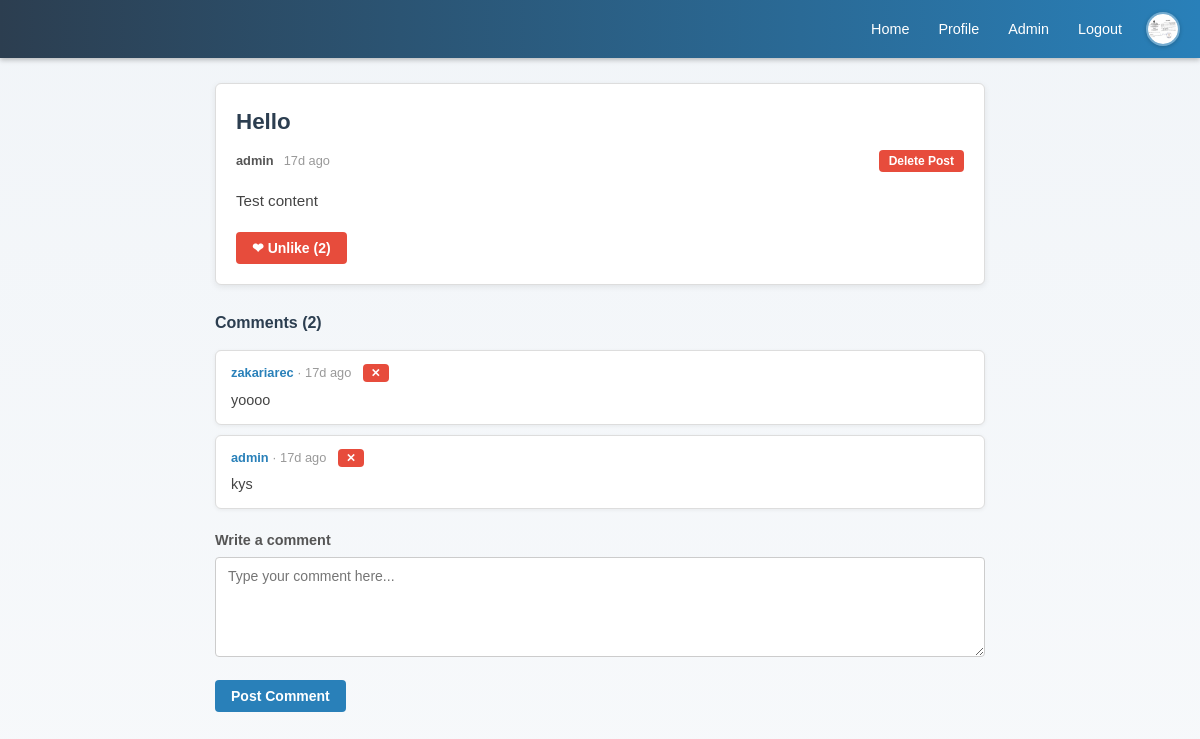
Screenshot of /post.php?id=1 (signed in) with the database file from the repository.
### tables this page shows
CREATE TABLE users (
                id         INTEGER PRIMARY KEY AUTOINCREMENT,
                username   TEXT NOT NULL UNIQUE,
                email      TEXT NOT NULL UNIQUE,
                password   TEXT NOT NULL,
                role       TEXT NOT NULL DEFAULT 'user',
                bio        TEXT DEFAULT '',
                avatar     TEXT DEFAULT '',
                created_at TEXT DEFAULT (datetime('now'))
            );

CREATE TABLE posts (
                id         INTEGER PRIMARY KEY AUTOINCREMENT,
                user_id    INTEGER NOT NULL,
                title      TEXT NOT NULL,
                content    TEXT NOT NULL,
                image      TEXT DEFAULT '',
                created_at TEXT DEFAULT (datetime('now')),
                FOREIGN KEY (user_id) REFERENCES users(id) ON DELETE CASCADE
            );

CREATE TABLE comments (
                id         INTEGER PRIMARY KEY AUTOINCREMENT,
                post_id    INTEGER NOT NULL,
                user_id    INTEGER NOT NULL,
                content    TEXT NOT NULL,
                created_at TEXT DEFAULT (datetime('now')),
                FOREIGN KEY (post_id) REFERENCES posts(id) ON DELETE CASCADE,
                FOREIGN KEY (user_id) REFERENCES users(id) ON DELETE CASCADE
            );

### post.php (the view, shortened to what this page needs)
<?php
require 'config.php';
requireLogin();
$me         = currentUser();
$postObj    = new Post();
$commentObj = new Comment();
$db         = Database::get();
$id   = (int)($_GET['id'] ?? 0);
$post = $postObj->getById($id);
$comments = $commentObj->getByPost($id);
$lcStmt = $db->prepare("SELECT COUNT(*) FROM likes WHERE post_id = ?");
$lcStmt->execute([$id]);
$likeCount = (int)$lcStmt->fetchColumn();
$likedStmt = $db->prepare("SELECT 1 FROM likes WHERE user_id = ? AND post_id = ?");
$likedStmt->execute([(int)$me['id'], $id]);
$liked = (bool)$likedStmt->fetch();
?>
<!DOCTYPE html>
<html lang="en">
<head>
    <link rel="stylesheet" href="style.css">
</head>
<body>
<?= nav() ?>
<main class="container">
    <article class="post-full">
        <section class="post-full-body">
            <h1 class="post-full-title"><?= h($post['title']) ?></h1>
            <header class="post-meta post-meta-main">
                <a href="profile.php?id=<?= $post['user_id'] ?>"><strong><?= h($post['username']) ?></strong></a>
                <time datetime="<?= h($post['created_at']) ?>"><?= timeAgo($post['created_at']) ?></time>
                <?php if ((int)$post['user_id'] === (int)$me['id'] || $me['role'] === 'admin'): ?>
                    <form method="POST" class="push-right">
                        <button class="btn btn-danger btn-sm" type="submit"
                                onclick="return confirm('Delete this post?')">Delete Post</button>
                    </form>
                <?php endif; ?>
            </header>
            <p class="post-full-content"><?= h($post['content']) ?></p>
            <form method="POST" class="like-form">
                <button class="btn <?= $liked ? 'btn-danger' : 'btn-outline' ?>" type="submit">
                    &#10084; <?= $liked ? 'Unlike' : 'Like' ?> (<?= $likeCount ?>)
                </button>
            </form>
        </section>
    </article>
    <section class="comments-section">
        <h3 class="comments-title">Comments (<?= count($comments) ?>)</h3>
        <?php if (empty($comments)): ?>
            <p class="text-muted">No comments yet. Be the first!</p>
        <?php else: ?>
            <section class="comment-list">
                <?php foreach ($comments as $c): ?>
                    <article class="comment">
                        <header class="comment-meta">
                            <a href="profile.php?id=<?= $c['user_id'] ?>"><strong><?= h($c['username']) ?></strong></a>
                            &middot; <?= timeAgo($c['created_at']) ?>
                            <?php if ($me['role'] === 'admin'): ?>
                                <form method="POST" class="comment-delete-form">
                                    <button class="btn btn-danger btn-sm btn-icon" type="submit"
                                            onclick="return confirm('Delete this comment?')">&#x2715;</button>
                                </form>
                            <?php endif; ?>
                        </header>
                        <p class="comment-text"><?= nl2br(h($c['content'])) ?></p>
                    </article>
                <?php endforeach; ?>
            </section>
        <?php endif; ?>
        <form method="POST">
            <div class="form-group">
                <label class="form-label" for="comment-text">Write a comment</label>
                <textarea class="form-control" id="comment-text" name="content"
                          placeholder="Type your comment here..." required rows="3"></textarea>
            </div>
            <button class="btn btn-primary" type="submit">Post Comment</button>
        </form>
    </section>
</main>
</body>
</html>

### config.php (shortened to what this page needs)
<?php
class Database {
    private static ?PDO $instance = null;
    public static function get(): PDO {
        if (self::$instance === null) {
            self::$instance = new PDO('sqlite:' . DB_PATH);
            self::$instance->setAttribute(PDO::ATTR_ERRMODE, PDO::ERRMODE_EXCEPTION);
            self::$instance->setAttribute(PDO::ATTR_DEFAULT_FETCH_MODE, PDO::FETCH_ASSOC);
            self::$instance->exec('PRAGMA foreign_keys = ON;');
            self::seed(self::$instance);
        }
        return self::$instance;
    }
    private static function seed(PDO $db): void {
        $db->exec("
            CREATE TABLE IF NOT EXISTS users (
                id         INTEGER PRIMARY KEY AUTOINCREMENT,
                username   TEXT NOT NULL UNIQUE,
                email      TEXT NOT NULL UNIQUE,
                password   TEXT NOT NULL,
                role       TEXT NOT NULL DEFAULT 'user',
                bio        TEXT DEFAULT '',
                avatar     TEXT DEFAULT '',
                created_at TEXT DEFAULT (datetime('now'))
            );
            CREATE TABLE IF NOT EXISTS posts (
                id         INTEGER PRIMARY KEY AUTOINCREMENT,
                user_id    INTEGER NOT NULL,
                title      TEXT NOT NULL,
                content    TEXT NOT NULL,
                image      TEXT DEFAULT '',
                created_at TEXT DEFAULT (datetime('now')),
                FOREIGN KEY (user_id) REFERENCES users(id) ON DELETE CASCADE
            );
            CREATE TABLE IF NOT EXISTS comments (
                id         INTEGER PRIMARY KEY AUTOINCREMENT,
                post_id    INTEGER NOT NULL,
                user_id    INTEGER NOT NULL,
                content    TEXT NOT NULL,
                created_at TEXT DEFAULT (datetime('now')),
                FOREIGN KEY (post_id) REFERENCES posts(id) ON DELETE CASCADE,
                FOREIGN KEY (user_id) REFERENCES users(id) ON DELETE CASCADE
            );
            CREATE TABLE IF NOT EXISTS likes (
                user_id    INTEGER NOT NULL,
                post_id    INTEGER NOT NULL,
                PRIMARY KEY (user_id, post_id),
                FOREIGN KEY (user_id) REFERENCES users(id) ON DELETE CASCADE,
                FOREIGN KEY (post_id) REFERENCES posts(id) ON DELETE CASCADE
            );
        ");
        if ($db->query("SELECT COUNT(*) FROM users")->fetchColumn() == 0) {
            $hash = password_hash('admin123', PASSWORD_DEFAULT);
            $db->exec("INSERT INTO users (username, email, password, role) VALUES ('admin', 'admin@blog.com', '$hash', 'admin')");
        }
    }
}
class User {
    private PDO $db;
    public function __construct() { $this->db = Database::get(); }
    public function getById(int $id): ?array {
        $s = $this->db->prepare("SELECT * FROM users WHERE id=?");
        $s->execute([$id]);
        return $s->fetch() ?: null;
    }
}
class Post {
    private PDO $db;
    public function __construct() { $this->db = Database::get(); }
    public function getById(int $id): ?array {
        $s = $this->db->prepare("SELECT p.*, u.username FROM posts p JOIN users u ON u.id=p.user_id WHERE p.id=?");
        $s->execute([$id]);
        return $s->fetch() ?: null;
    }
}
class Comment {
    private PDO $db;
    public function __construct() { $this->db = Database::get(); }
    public function getByPost(int $postId): array {
        $s = $this->db->prepare("SELECT c.*, u.username FROM comments c JOIN users u ON u.id=c.user_id WHERE c.post_id=? ORDER BY c.created_at ASC");
        $s->execute([$postId]);
        return $s->fetchAll();
    }
}
function h(string $s): string { return htmlspecialchars($s, ENT_QUOTES, 'UTF-8'); }
function timeAgo(string $dt): string {
    $d = time() - strtotime($dt);
    return floor($d/86400) . 'd ago';
}
function currentUser(): ?array {
    static $u = null;
    if ($u === null) {
        $obj = new User();
        $u   = $obj->getById((int)$_SESSION['user_id']);
    }
    return $u;
}
function requireLogin(): void {
    if (empty($_SESSION['user_id']) || currentUser() === null) {
        header('Location: login.php'); exit;
    }
}
function nav(): string {
    $me   = currentUser();
    $page = basename($_SERVER['PHP_SELF'], '.php');
    $links = '<li><a href="index.php"' . ($page==='index'?' class="active"':'') . '>Home</a></li>';
    if ($me) {
        $links .= '<li><a href="profile.php"' . ($page==='profile'?' class="active"':'') . '>Profile</a></li>';
        if ($me['role'] === 'admin') $links .= '<li><a href="admin.php"' . ($page==='admin'?' class="active"':'') . '>Admin</a></li>';
        $links .= '<li><a href="logout.php">Logout</a></li>';
    } else {
        $links .= '<li><a href="login.php"' . ($page==='login'?' class="active"':'') . '>Login</a></li>';
    }
    $user = '';
    if ($me) {
        $avatar = !empty($me['avatar'])
            ? '<img class="nav-avatar" src="uploads/' . h($me['avatar']) . '" alt="' . h($me['username']) . ' avatar">'
            : '<span class="nav-avatar nav-avatar-letter" aria-hidden="true">' . strtoupper($me['username'][0] ?? '?') . '</span>';
        $user = '<div class="nav-right"><a class="nav-profile" href="profile.php" aria-label="Open profile">' . $avatar . '</a></div>';
    }
    return '<nav class="navbar"><ul class="nav-links">' . $links . '</ul>' . $user . '</nav>';
}

### style.css (style rules this page uses)
html { width: 100%; min-height: 100%; background: linear-gradient(180deg, var(--page-bg), #f7f9fb); }
:root { --primary: #2980b9; --primary-dark: #2c3e50; --page-bg: hsl(210, 35%, 96%); --card-bg: #ffffff; --text: #333333; --muted: #777777; --border: #dddddd; --soft-shadow: 0 2px 6px rgba(0, 0, 0, 0.08); --primary-glow: rgba(41, 128, 185, 0.35); }
* { margin: 0; padding: 0; box-sizing: border-box; }
body { font-family: Arial, Helvetica, sans-serif; background: linear-gradient(180deg, var(--page-bg), #f7f9fb); color: var(--text); font-size: 16px; line-height: 1.6; min-height: 100vh; min-height: 100dvh; width: 100%; overflow-x: hidden; }
a { color: var(--primary); text-decoration: none; }
img { max-width: 100%; display: block; }
.navbar { background: linear-gradient(to right, var(--primary-dark), var(--primary)); padding: 12px 20px; display: flex; justify-content: flex-end; align-items: center; box-shadow: 0 2px 5px rgba(0, 0, 0, 0.25); min-height: 50px; width: 100%; position: sticky; top: 0; z-index: 20; }
.nav-links { display: flex; align-items: center; gap: 5px; list-style: none; margin-left: auto; flex-wrap: wrap; }
.nav-right { margin-left: 12px; display: flex; align-items: center; }
.nav-links a { color: #ffffff; padding: 6px 12px; border-radius: 4px; font-size: 0.9rem; text-decoration: none; transition: background-color 0.2s ease; }
.nav-profile { display: inline-flex; align-items: center; justify-content: center; width: 34px; height: 34px; border-radius: 50%; overflow: hidden; border: 2px solid rgba(255, 255, 255, 0.35); box-shadow: 0 1px 4px rgba(0, 0, 0, 0.2); }
.nav-avatar { width: 100%; height: 100%; object-fit: cover; display: block; }
.container { max-width: 800px; margin: 0 auto; padding: 25px 15px; }
.card, .compose-box, .post-full, .profile-card, .stat-box, .comment { background: var(--card-bg); border: 1px solid var(--border); border-radius: 6px; }
.card, .compose-box, .post-full, .profile-card, .stat-box { box-shadow: var(--soft-shadow); }
.btn { display: inline-block; padding: 8px 16px; border: none; border-radius: 4px; font-size: 14px; font-weight: bold; cursor: pointer; text-decoration: none; transition: background-color 0.2s ease, transform 0.15s ease; }
.btn-primary { background-color: var(--primary); color: #ffffff; }
.btn-danger { background-color: #e74c3c; color: #ffffff; }
.btn-sm { padding: 4px 10px; font-size: 12px; }
.form-group { margin-bottom: 15px; }
.form-label { display: block; margin-bottom: 5px; font-weight: bold; color: #555555; font-size: 0.9rem; }
.form-control { width: 100%; padding: 10px 12px; border: 1px solid #cccccc; border-radius: 4px; font-size: 14px; font-family: inherit; background-color: #ffffff; color: #333333; transition: border-color 0.2s ease, box-shadow 0.2s ease; }
textarea.form-control { resize: vertical; min-height: 100px; }
.post-meta { font-size: 0.8rem; color: #999999; display: flex; align-items: center; gap: 10px; flex-wrap: wrap; }
.post-meta strong { color: #555555; }
.post-full { overflow: hidden; margin-bottom: 25px; }
.post-full-body { padding: 20px; }
.post-full-title { font-size: 1.4rem; font-weight: bold; color: var(--primary-dark); margin-bottom: 10px; }
.post-full-content { font-size: 0.95rem; line-height: 1.7; color: #444444; white-space: pre-wrap; }
.comments-section { margin-top: 25px; }
.comments-title { font-size: 1rem; font-weight: bold; color: var(--primary-dark); margin-bottom: 15px; }
.comment-list { display: flex; flex-direction: column; gap: 10px; margin-bottom: 20px; }
.comment { padding: 12px 15px; box-shadow: 0 1px 4px rgba(0, 0, 0, 0.06); }
.comment-meta { font-size: 0.8rem; color: #999999; margin-bottom: 5px; }
.comment-text { font-size: 0.9rem; color: #444444; }
.push-right { margin-left: auto; }
.post-meta-main { margin-bottom: 16px; }
.like-form { margin-top: 18px; }
.comment-delete-form { display: inline; margin-left: 8px; }
.btn-icon { padding: 2px 8px; font-size: 0.72rem; }

### rows the page displays
users: avatar (picture)
posts: title "Hello", user.username "admin", created_at "17d ago", content "Test content"
comments: user.username "zakariarec", created_at "17d ago", content "yoooo"
comments: user.username "admin", created_at "17d ago", content "kys"

### other values shown
$likeCount "2"
count($comments) "2"
